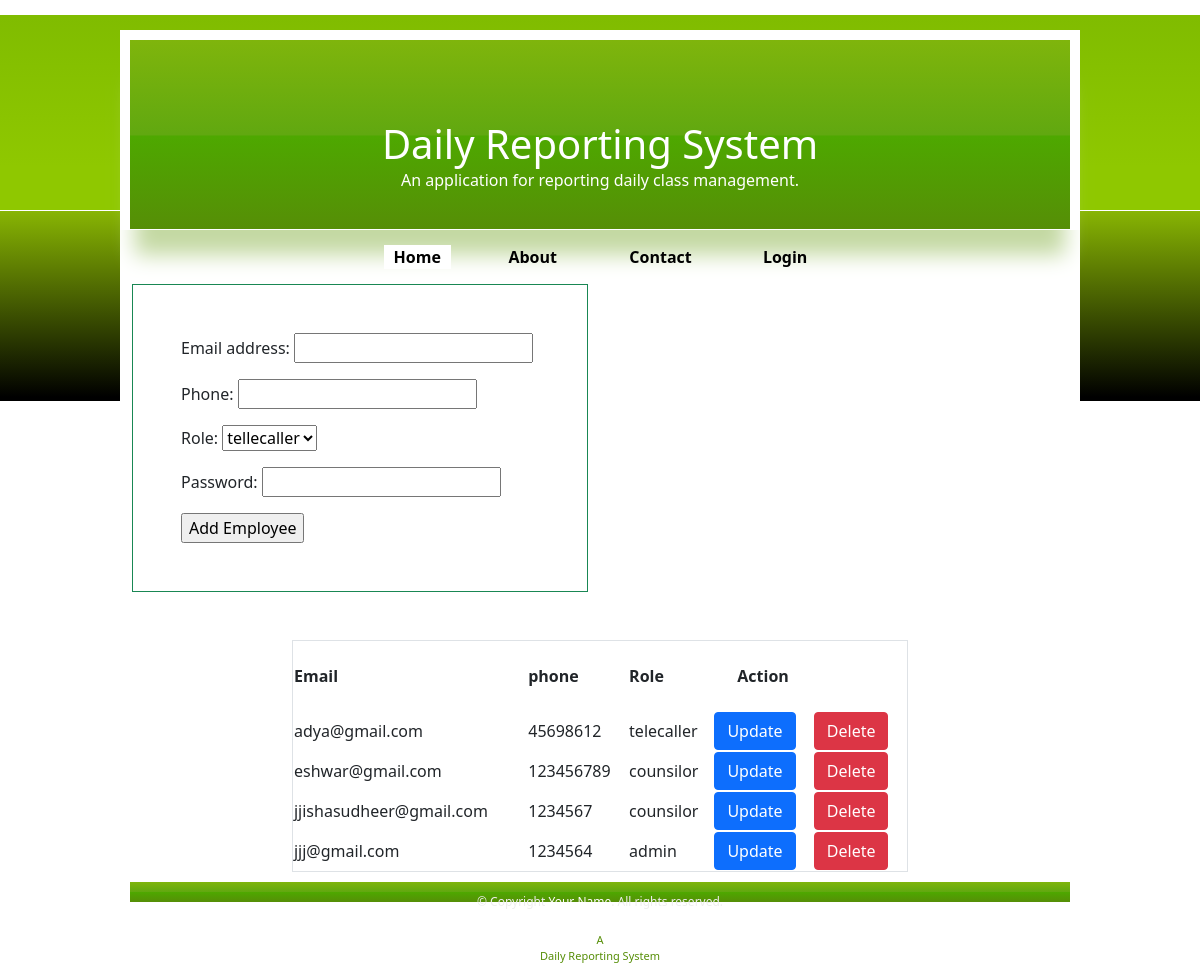
/centerhead/employees, run on the app's committed database.
### drs/models.py (models this page shows, shortened)
class MyUser(AbstractBaseUser):
    email = models.EmailField(
        verbose_name='email address',
        max_length=255,
        unique=True,
    )
    phone = models.CharField(max_length=12)
    option=(
        ("admin","admin"),
        ("telecaller","tellecaller"),
        ("counsilor","counsilor")
    )
    role=models.CharField(max_length=30,choices=option,default="telecaller")
    is_active = models.BooleanField(default=True)
    is_admin = models.BooleanField(default=False)
    objects = MyUserManager()
    USERNAME_FIELD = 'email'
    REQUIRED_FIELDS = ['phone','role']

### centerhead/views.py (the view, shortened to what this page needs)
# urls.py: path("employees",views.Employees.as_view(),name="employees"),
class Employees(CreateView):
    template_name = "centerhead/employees.html"
    form_class = forms.EmployeeForm
    model = MyUser
    success_url = reverse_lazy("employees")
    def get_context_data(self, **kwargs):
        context=super().get_context_data(**kwargs)
        context["employees"]=self.model.objects.all()
        return context

### centerhead/forms.py
class EmployeeForm(ModelForm):
    class Meta:
        model=MyUser
        fields=["email","phone","role","password"]

### centerhead/templates/centerhead/employees.html (shortened to what this page needs)
<!DOCTYPE html>
{%extends 'centerhead/index.html'%}
{%block body_block%}
{%load static%}
<link rel="stylesheet" href="{%static 'css/centerhead/employee.css'%}">
<body>
<div class="container">
    <div class="row">
        <div class="col-6">
            <form action="" method="post" class="border border-success p-5">
                {{form.as_p}}
                <input type="submit" value="Add Employee">
            </form>
        </div>
        <div class="col-6"></div>
    </div>
    <div class="row mt-5">
        <div class="col-2"></div>
        <div class="col-8">
            <table class="border">
                <tr>
                    <th>
                        Email
                    </th>
                    <th>phone</th>
                    <th>Role</th>
                    <th class="action">Action</th>
                </tr>
                {%for employee in employees%}
                <tr>
                    <td>
                        {{employee.email}}
                    </td>
                    <td>
                        {{employee.phone}}
                    </td>
                    <td>
                        {{employee.role}}
                    </td>
                    <td><a href="{%url 'employeeupdate' employee.id%}" class="btn btn-primary">Update</a></td>
                    <td><a href="{%url 'employeedelete' employee.id%}" class="btn btn-danger">Delete</a></td>
                    <td></td>
                </tr>
                {%endfor%}
            </table>
        </div>
        <div class="col-2">
        </div>
    </div>
</div>
{%endblock%}

### centerhead/static/css/new.css (style rules this page uses)
body { background-color:#000; color:#333; font: normal 14px "Open Sans", sans-serif; margin:0; }
h1,h2,h3,p,li { text-align:left; }
a { background-color:inherit; color:#333; text-decoration:none; }

### centerhead/static/css/centerhead/employee.css (style rules this page uses)
table { border-collapse: collapse; width: 100%; }
th { height: 70px; }
.action { text-align: center; }

### data on the page
MyUser: email "adya@gmail.com", phone "45698612", role "telecaller"
MyUser: email "eshwar@gmail.com", phone "123456789", role "counsilor"
MyUser: email "jjishasudheer@gmail.com", phone "1234567", role "counsilor"
MyUser: email "jjj@gmail.com", phone "1234564", role "admin"
